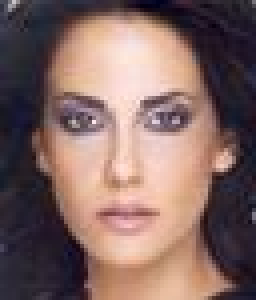
%> input picture Exercise8/res/faceA.jpg, 64 x 75 px (shown 4 times larger)
$ octave --eval "result = readin_classifiers;"   (GNU Octave 9; MATLAB toolbox functions it lacks are replaced by stand-ins)
%> lines starting %> are read from the running program, lines starting %| are printed output that depends on the picture
%> in readin_classifiers, Image is the input picture: size 75x64x3 uint8; mean R, G, B 129.9, 103.3, 99.2
### Exercise8/integral_image.m
function [ I_int ] = integral_image( I )
%UNTITLED3 Summary of this function goes here
%   Detailed explanation goes here

[I_rows,I_cols] = size(I);
%> I_rows = 75; I_cols = 192
I_ex = zeros(I_rows+2, I_cols+2);
I_ex(2:I_rows+1,2:I_cols+1) = I(1:I_rows,1:I_cols);
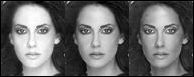
%> I_ex: size 77x194 double; min 0, max 255, mean 106.8

for r=2:I_rows
    for c = 2:I_cols
        I_ex(r,c) = I_ex(r,c) + I_ex(r-1,c) + I_ex(r,c-1) - I_ex(r-1, c-1);
    end
end
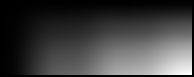
%> I_ex: size 77x194 double; min 0, max 1572162, mean 392159.8; drawn with min black and max white

I_int = I_ex(2:I_rows+1,2:I_cols+1);

end

### Exercise8/readin_classifiers.m
function [haarFeat,haarFeatResponse] = readin_classifiers()
global I;

Image = imread('res/faceA.jpg');
I = integral_image(Image);
%read classifiers
%> (the run ends here)

$ run again, with Exercise8/res/faceC.jpg copied over Exercise8/res/faceA.jpg
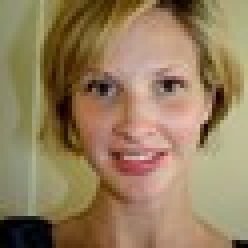
%> input picture Exercise8/res/faceC.jpg, 62 x 62 px (shown 4 times larger)
%> in readin_classifiers, Image is the input picture: size 62x62x3 uint8; mean R, G, B 149.2, 126.6, 93.7
%> in integral_image, `I_ex(2:I_rows+1,2:I_cols+1) = I(1:I_rows,1:I_cols);`:
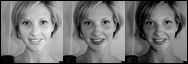
%> I_ex: size 64x188 double; min 0, max 245, mean 118.1
%> after the loop in integral_image, `for r=2:I_rows`:
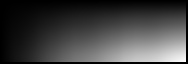
%> I_ex: size 64x188 double; min 0, max 1396794, mean 357508.3; drawn with min black and max white
